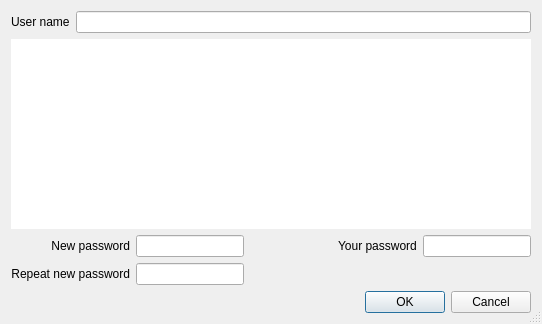
<?xml version="1.0" encoding="UTF-8"?>
<ui version="4.0">
 <class>UserRightsDlg</class>
 <widget class="QDialog" name="UserRightsDlg">
  <property name="geometry">
   <rect>
    <x>0</x>
    <y>0</y>
    <width>542</width>
    <height>324</height>
   </rect>
  </property>
  <property name="windowTitle">
   <string>User permissions</string>
  </property>
  <property name="locale">
   <locale language="English" country="UnitedStates"/>
  </property>
  <property name="sizeGripEnabled">
   <bool>true</bool>
  </property>
  <layout class="QVBoxLayout" name="verticalLayout_2" stretch="0,1,0,0">
   <item>
    <layout class="QHBoxLayout" name="horizontalLayout">
     <item>
      <widget class="QLabel" name="label">
       <property name="text">
        <string>User name</string>
       </property>
      </widget>
     </item>
     <item>
      <widget class="QLineEdit" name="leName">
       <property name="readOnly">
        <bool>true</bool>
       </property>
      </widget>
     </item>
    </layout>
   </item>
   <item>
    <widget class="QTableWidget" name="twRights">
     <property name="frameShape">
      <enum>QFrame::NoFrame</enum>
     </property>
     <property name="sizeAdjustPolicy">
      <enum>QAbstractScrollArea::AdjustToContents</enum>
     </property>
     <property name="selectionMode">
      <enum>QAbstractItemView::SingleSelection</enum>
     </property>
     <attribute name="horizontalHeaderVisible">
      <bool>false</bool>
     </attribute>
     <attribute name="horizontalHeaderStretchLastSection">
      <bool>true</bool>
     </attribute>
     <attribute name="verticalHeaderVisible">
      <bool>false</bool>
     </attribute>
     <column>
      <property name="text">
       <string>New Column</string>
      </property>
     </column>
     <column>
      <property name="text">
       <string>New Column</string>
      </property>
     </column>
    </widget>
   </item>
   <item>
    <layout class="QHBoxLayout" name="horizontalLayout_2">
     <item>
      <layout class="QFormLayout" name="formLayout">
       <property name="labelAlignment">
        <set>Qt::AlignRight|Qt::AlignTrailing|Qt::AlignVCenter</set>
       </property>
       <item row="0" column="0">
        <widget class="QLabel" name="label_2">
         <property name="text">
          <string>New password</string>
         </property>
         <property name="alignment">
          <set>Qt::AlignRight|Qt::AlignTrailing|Qt::AlignVCenter</set>
         </property>
        </widget>
       </item>
       <item row="0" column="1">
        <widget class="QLineEditEn" name="leNewPass1">
         <property name="echoMode">
          <enum>QLineEdit::Password</enum>
         </property>
        </widget>
       </item>
       <item row="1" column="0">
        <widget class="QLabel" name="label_3">
         <property name="text">
          <string>Repeat new password</string>
         </property>
         <property name="alignment">
          <set>Qt::AlignRight|Qt::AlignTrailing|Qt::AlignVCenter</set>
         </property>
        </widget>
       </item>
       <item row="1" column="1">
        <widget class="QLineEditEn" name="leNewPass2">
         <property name="echoMode">
          <enum>QLineEdit::Password</enum>
         </property>
        </widget>
       </item>
      </layout>
     </item>
     <item>
      <spacer name="horizontalSpacer">
       <property name="orientation">
        <enum>Qt::Horizontal</enum>
       </property>
       <property name="sizeHint" stdset="0">
        <size>
         <width>40</width>
         <height>20</height>
        </size>
       </property>
      </spacer>
     </item>
     <item>
      <layout class="QVBoxLayout" name="verticalLayout">
       <item>
        <widget class="QWidget" name="wdYourPass" native="true">
         <layout class="QHBoxLayout" name="horizontalLayout_3">
          <property name="leftMargin">
           <number>0</number>
          </property>
          <property name="topMargin">
           <number>0</number>
          </property>
          <property name="rightMargin">
           <number>0</number>
          </property>
          <property name="bottomMargin">
           <number>0</number>
          </property>
          <item>
           <widget class="QLabel" name="label_4">
            <property name="text">
             <string>Your password</string>
            </property>
           </widget>
          </item>
          <item>
           <widget class="QLineEditEn" name="lePass">
            <property name="echoMode">
             <enum>QLineEdit::Password</enum>
            </property>
           </widget>
          </item>
         </layout>
        </widget>
       </item>
       <item>
        <spacer name="verticalSpacer">
         <property name="orientation">
          <enum>Qt::Vertical</enum>
         </property>
         <property name="sizeHint" stdset="0">
          <size>
           <width>20</width>
           <height>10</height>
          </size>
         </property>
        </spacer>
       </item>
      </layout>
     </item>
    </layout>
   </item>
   <item>
    <widget class="QDialogButtonBox" name="buttonBox">
     <property name="orientation">
      <enum>Qt::Horizontal</enum>
     </property>
     <property name="standardButtons">
      <set>QDialogButtonBox::Cancel|QDialogButtonBox::Ok</set>
     </property>
    </widget>
   </item>
  </layout>
 </widget>
 <customwidgets>
  <customwidget>
   <class>QLineEditEn</class>
   <extends>QLineEdit</extends>
   <header>../VProject/QLineEditEn.h</header>
  </customwidget>
 </customwidgets>
 <resources/>
 <connections>
  <connection>
   <sender>buttonBox</sender>
   <signal>accepted()</signal>
   <receiver>UserRightsDlg</receiver>
   <slot>Accept()</slot>
   <hints>
    <hint type="sourcelabel">
     <x>248</x>
     <y>254</y>
    </hint>
    <hint type="destinationlabel">
     <x>157</x>
     <y>274</y>
    </hint>
   </hints>
  </connection>
  <connection>
   <sender>buttonBox</sender>
   <signal>rejected()</signal>
   <receiver>UserRightsDlg</receiver>
   <slot>reject()</slot>
   <hints>
    <hint type="sourcelabel">
     <x>316</x>
     <y>260</y>
    </hint>
    <hint type="destinationlabel">
     <x>286</x>
     <y>274</y>
    </hint>
   </hints>
  </connection>
 </connections>
 <slots>
  <slot>Accept()</slot>
 </slots>
</ui>
